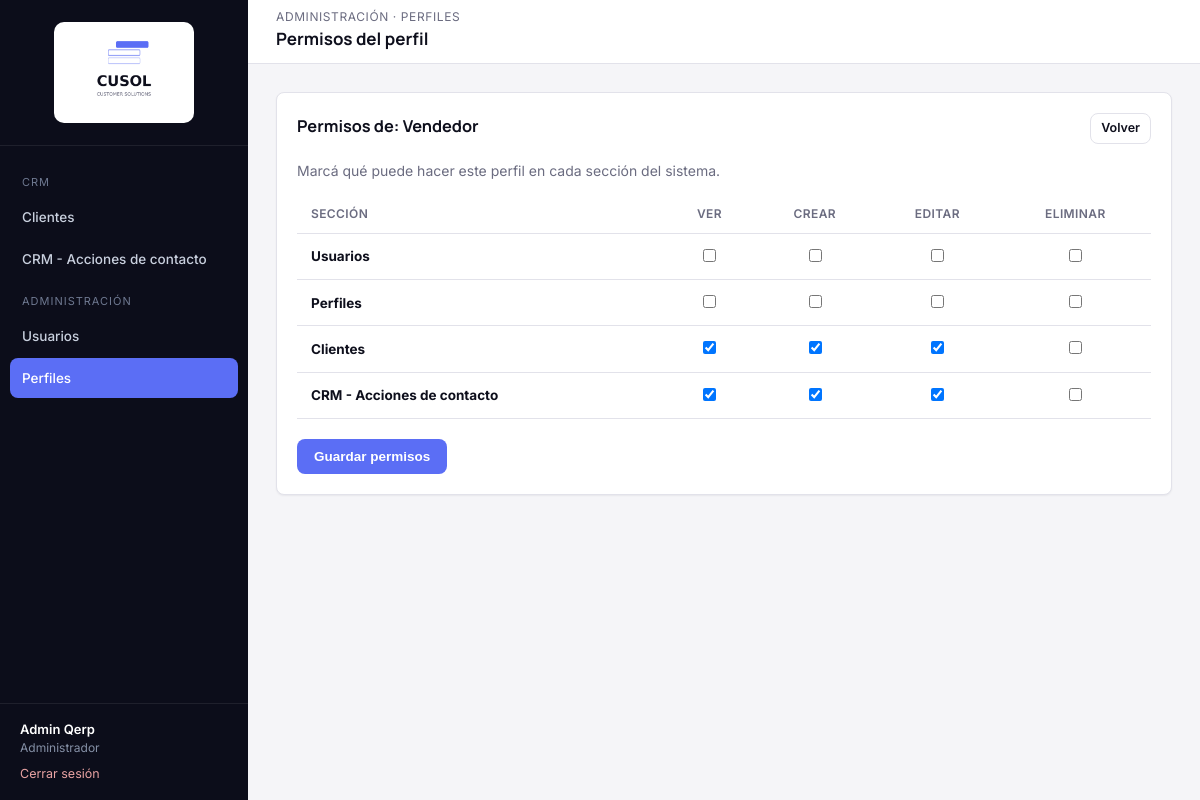
The page /modules/perfiles/permisos.php?id=2 (signed in) on the database its author committed.
### tables this page shows
CREATE TABLE qerp_secciones (
  id INT PRIMARY KEY AUTO_INCREMENT,
  nombre VARCHAR(100) NOT NULL,
  slug VARCHAR(100) NOT NULL UNIQUE,
  icono VARCHAR(50) DEFAULT NULL,
  grupo VARCHAR(50) NOT NULL DEFAULT 'General',
  orden INT DEFAULT 0
);

CREATE TABLE qerp_perfiles (
  id INT PRIMARY KEY AUTO_INCREMENT,
  nombre VARCHAR(50) NOT NULL,
  descripcion VARCHAR(255) DEFAULT NULL,
  activo TINYINT(1) NOT NULL DEFAULT 1,
  solo_ve_sus_clientes TINYINT(1) NOT NULL DEFAULT 0,
  creado_en DATETIME DEFAULT CURRENT_TIMESTAMP
);

CREATE TABLE qerp_perfil_permisos (
  perfil_id INT NOT NULL,
  seccion_id INT NOT NULL,
  ver TINYINT(1) NOT NULL DEFAULT 0,
  crear TINYINT(1) NOT NULL DEFAULT 0,
  editar TINYINT(1) NOT NULL DEFAULT 0,
  eliminar TINYINT(1) NOT NULL DEFAULT 0,
  PRIMARY KEY (perfil_id, seccion_id),
  FOREIGN KEY (perfil_id) REFERENCES qerp_perfiles(id) ON DELETE CASCADE,
  FOREIGN KEY (seccion_id) REFERENCES qerp_secciones(id) ON DELETE CASCADE
);

### includes/funciones.php (called while the page is built, shortened)
<?php
function estaLogueado(): bool
{
    return isset($_SESSION['usuario_id']);
}
function usuarioActual(): ?array
{
    return [
        'id'         => $_SESSION['usuario_id'],
        'nombre'     => $_SESSION['usuario_nombre'],
        'apellido'   => $_SESSION['usuario_apellido'],
        'mail'       => $_SESSION['usuario_mail'],
        'perfil_id'  => $_SESSION['perfil_id'],
        'perfil'     => $_SESSION['perfil_nombre'],
    ];
}
function tienePermiso(PDO $pdo, string $slugSeccion, string $accion = 'ver'): bool
{
    $accionesValidas = ['ver', 'crear', 'editar', 'eliminar'];
    static $cache = [];
    $clave = $_SESSION['perfil_id'] . '-' . $slugSeccion;
    if (!isset($cache[$clave])) {
        $stmt = $pdo->prepare(
            "SELECT pp.ver, pp.crear, pp.editar, pp.eliminar
             FROM qerp_perfil_permisos pp
             INNER JOIN qerp_secciones s ON s.id = pp.seccion_id
             WHERE pp.perfil_id = :perfil_id AND s.slug = :slug
             LIMIT 1"
        );
        $stmt->execute([
            ':perfil_id' => $_SESSION['perfil_id'],
            ':slug'      => $slugSeccion,
        ]);
        $cache[$clave] = $stmt->fetch() ?: ['ver' => 0, 'crear' => 0, 'editar' => 0, 'eliminar' => 0];
    }
    return (bool) $cache[$clave][$accion];
}
function requerirPermiso(PDO $pdo, string $slugSeccion, string $accion = 'ver'): void
{
    if (!tienePermiso($pdo, $slugSeccion, $accion)) {
        http_response_code(403);
        include __DIR__ . '/../includes/403.php';
        exit;
    }
}
function e(?string $valor): string
{
    return htmlspecialchars($valor ?? '', ENT_QUOTES, 'UTF-8');
}
function obtenerSeccionesMenu(PDO $pdo): array
{
    $stmt = $pdo->query('SELECT * FROM qerp_secciones ORDER BY orden ASC');
    return $stmt->fetchAll();
}

### modules/perfiles/permisos.php (the view, shortened to what this page needs)
<?php
require_once __DIR__ . '/../../config/conexion.php';
require_once __DIR__ . '/../../includes/funciones.php';
requerirPermiso($pdo, 'perfiles', 'editar');
$slugSeccionActual = 'perfiles';
$id = (int) ($_GET['id'] ?? 0);
$stmt = $pdo->prepare('SELECT * FROM qerp_perfiles WHERE id = :id');
$stmt->execute([':id' => $id]);
$perfil = $stmt->fetch();
$secciones = $pdo->query('SELECT * FROM qerp_secciones ORDER BY orden')->fetchAll();
$stmt = $pdo->prepare('SELECT * FROM qerp_perfil_permisos WHERE perfil_id = :id');
$stmt->execute([':id' => $id]);
$permisosActuales = [];
foreach ($stmt->fetchAll() as $row) {
    $permisosActuales[$row['seccion_id']] = $row;
}
include __DIR__ . '/../../includes/header.php';
?>
<div class="card">
    <div class="card-header">
        <h3>Permisos de: <?= e($perfil['nombre']) ?></h3>
        <a href="index.php" class="btn btn-outline btn-sm">Volver</a>
    </div>
    <p style="color:var(--muted); margin-top:0;">
        Marcá qué puede hacer este perfil en cada sección del sistema.
    </p>
    <form method="post">
        <table class="tabla-qerp">
            <thead>
                <tr>
                    <th>Sección</th>
                    <th style="text-align:center;">Ver</th>
                    <th style="text-align:center;">Crear</th>
                    <th style="text-align:center;">Editar</th>
                    <th style="text-align:center;">Eliminar</th>
                </tr>
            </thead>
            <tbody>
                <?php foreach ($secciones as $s):
                    $actual = $permisosActuales[$s['id']] ?? ['ver' => 0, 'crear' => 0, 'editar' => 0, 'eliminar' => 0];
                ?>
                <tr>
                    <td><strong><?= e($s['nombre']) ?></strong></td>
                    <?php foreach (['ver', 'crear', 'editar', 'eliminar'] as $accion): ?>
                        <td style="text-align:center;">
                            <input type="checkbox" style="width:auto;"
                                   name="permiso[<?= (int) $s['id'] ?>][<?= $accion ?>]"
                                   <?= $actual[$accion] ? 'checked' : '' ?>>
                        </td>
                    <?php endforeach; ?>
                </tr>
                <?php endforeach; ?>
            </tbody>
        </table>
        <div style="display:flex; gap:10px; margin-top:20px;">
            <button type="submit" class="btn btn-primary">Guardar permisos</button>
        </div>
    </form>
</div>
<?php include __DIR__ . '/../../includes/footer.php'; ?>

### includes/sidebar.php (shortened to what this page needs)
<?php
$usuario = usuarioActual();
$secciones = obtenerSeccionesMenu($pdo);
$slugActual = $slugSeccionActual ?? '';
$grupos = [];
foreach ($secciones as $s) {
    $grupos[$s['grupo'] ?? 'General'][] = $s;
}
$ordenGrupos = ['CRM', 'Administración'];
?>
<aside class="qerp-sidebar" id="qerpSidebar">
    <div class="brand">
        <img src="<?= QERP_URL_BASE ?>/assets/img/logo-cusol.png" alt="CUSOL" class="logo-sidebar">
    </div>
    <nav class="qerp-nav">
        <?php foreach ($ordenGrupos as $grupo): ?>
            <?php
                $items = array_filter($grupos[$grupo] ?? [], fn($s) => tienePermiso($pdo, $s['slug'], 'ver'));
            ?>
            <div class="seccion-titulo"><?= e($grupo) ?></div>
            <?php foreach ($items as $s): ?>
                <a href="<?= QERP_URL_BASE ?>/modules/<?= e($s['slug']) ?>/index.php"
                   class="<?= $slugActual === $s['slug'] ? 'activo' : '' ?>">
                    <?= e($s['nombre']) ?>
                </a>
            <?php endforeach; ?>
        <?php endforeach; ?>
    </nav>
    <div class="usuario-box">
        <div class="nombre"><?= e($usuario['nombre'] . ' ' . $usuario['apellido']) ?></div>
        <div class="perfil"><?= e($usuario['perfil']) ?></div>
        <a class="salir" href="<?= QERP_URL_BASE ?>/login/logout.php">Cerrar sesión</a>
    </div>
</aside>

### assets/css/style.css (style rules this page uses)
:root { --bg: #F5F5F8; --surface: #FFFFFF; --ink: #0E0F1C; --muted: #6B6C80; --border: #E2E2EA; --navy: #0C0D1A; --navy-light: #1B1D2E; --navy-hover: #262940; --accent: #5B6EF5; --accent-light: #ECEEFE; --accent-hover: #3A4FD4; --danger: #DC2626; --danger-light: #FDECEC; --success: #15803D; --success-light: #E9F7EE; --warning: #B45309; --warning-light: #FEF3E2; --radius: 8px; --shadow-sm: 0 1px 2px rgba(16, 24, 38, 0.06); --shadow-md: 0 4px 16px rgba(16, 24, 38, 0.08); --sidebar-w: 248px; --header-h: 64px; }
* { box-sizing: border-box; }
html, body { margin: 0; padding: 0; background: var(--bg); color: var(--ink); font-family: 'Inter', -apple-system, BlinkMacSystemFont, 'Segoe UI', sans-serif; font-size: 14px; line-height: 1.5; }
h1, h2, h3, h4 { font-family: 'Manrope', 'Inter', sans-serif; font-weight: 700; color: var(--ink); margin: 0 0 4px 0; }
a { color: var(--accent); text-decoration: none; }
.qerp-sidebar { width: var(--sidebar-w); background: var(--navy); color: #C9D0DE; flex-shrink: 0; position: fixed; top: 0; left: 0; bottom: 0; display: flex; flex-direction: column; }
.qerp-sidebar .brand { display: flex; align-items: center; justify-content: center; padding: 22px 20px; border-bottom: 1px solid rgba(255,255,255,0.08); }
.logo-sidebar { width: 140px; height: auto; background: #fff; border-radius: 10px; padding: 10px 12px; }
.qerp-nav { padding: 16px 10px; flex: 1; overflow-y: auto; }
.qerp-nav .seccion-titulo { text-transform: uppercase; font-size: 11px; letter-spacing: 1px; color: #6E7890; padding: 12px 12px 6px; }
.qerp-nav a { display: flex; align-items: center; gap: 10px; padding: 10px 12px; border-radius: var(--radius); color: #C9D0DE; font-weight: 500; font-size: 13.5px; margin-bottom: 2px; }
.qerp-nav a.activo { background: var(--accent); color: #fff; }
.qerp-sidebar .usuario-box { padding: 16px 20px; border-top: 1px solid rgba(255,255,255,0.08); font-size: 13px; }
.qerp-sidebar .usuario-box .nombre { color: #fff; font-weight: 600; }
.qerp-sidebar .usuario-box .perfil { color: #8590A6; font-size: 12px; }
.qerp-sidebar .usuario-box a.salir { display: inline-block; margin-top: 8px; color: #E9A3A3; font-size: 12.5px; }
.card { background: var(--surface); border: 1px solid var(--border); border-radius: var(--radius); box-shadow: var(--shadow-sm); padding: 20px; }
.card-header { display: flex; align-items: center; justify-content: space-between; margin-bottom: 16px; }
.btn { display: inline-flex; align-items: center; gap: 6px; padding: 9px 16px; border-radius: var(--radius); border: 1px solid transparent; font-size: 13.5px; font-weight: 600; cursor: pointer; text-decoration: none !important; }
.btn-primary { background: var(--accent); color: #fff; }
.btn-outline { background: transparent; border-color: var(--border); color: var(--ink); }
.btn-sm { padding: 5px 10px; font-size: 12.5px; }
table.tabla-qerp { width: 100%; border-collapse: collapse; font-size: 13.5px; }
.tabla-qerp th { text-align: left; color: var(--muted); font-weight: 600; font-size: 12px; text-transform: uppercase; letter-spacing: 0.4px; padding: 10px 14px; border-bottom: 1px solid var(--border); }
.tabla-qerp td { padding: 12px 14px; border-bottom: 1px solid var(--border); color: var(--ink); }

### rows shown on the page
qerp_secciones: nombre "Clientes", id.crear "☑", id.editar "☑"
qerp_secciones: nombre "CRM - Acciones de contacto", id.crear "☑", id.editar "☑"
qerp_secciones: nombre "Usuarios"
qerp_secciones: nombre "Perfiles"
qerp_perfiles: nombre "Vendedor"
qerp_perfil_permisos: ver "☑"
qerp_perfil_permisos: ver "☑"

### other values the page prints
$grupo "CRM"
$grupo "ADMINISTRACIÓN"
$usuario['nombre'] . ' ' . $usuario['apellido'] "Admin Qerp"
$usuario['perfil'] "Administrador"
$eyebrowPagina "ADMINISTRACIÓN · PERFILES"
$tituloPagina "Permisos del perfil"
